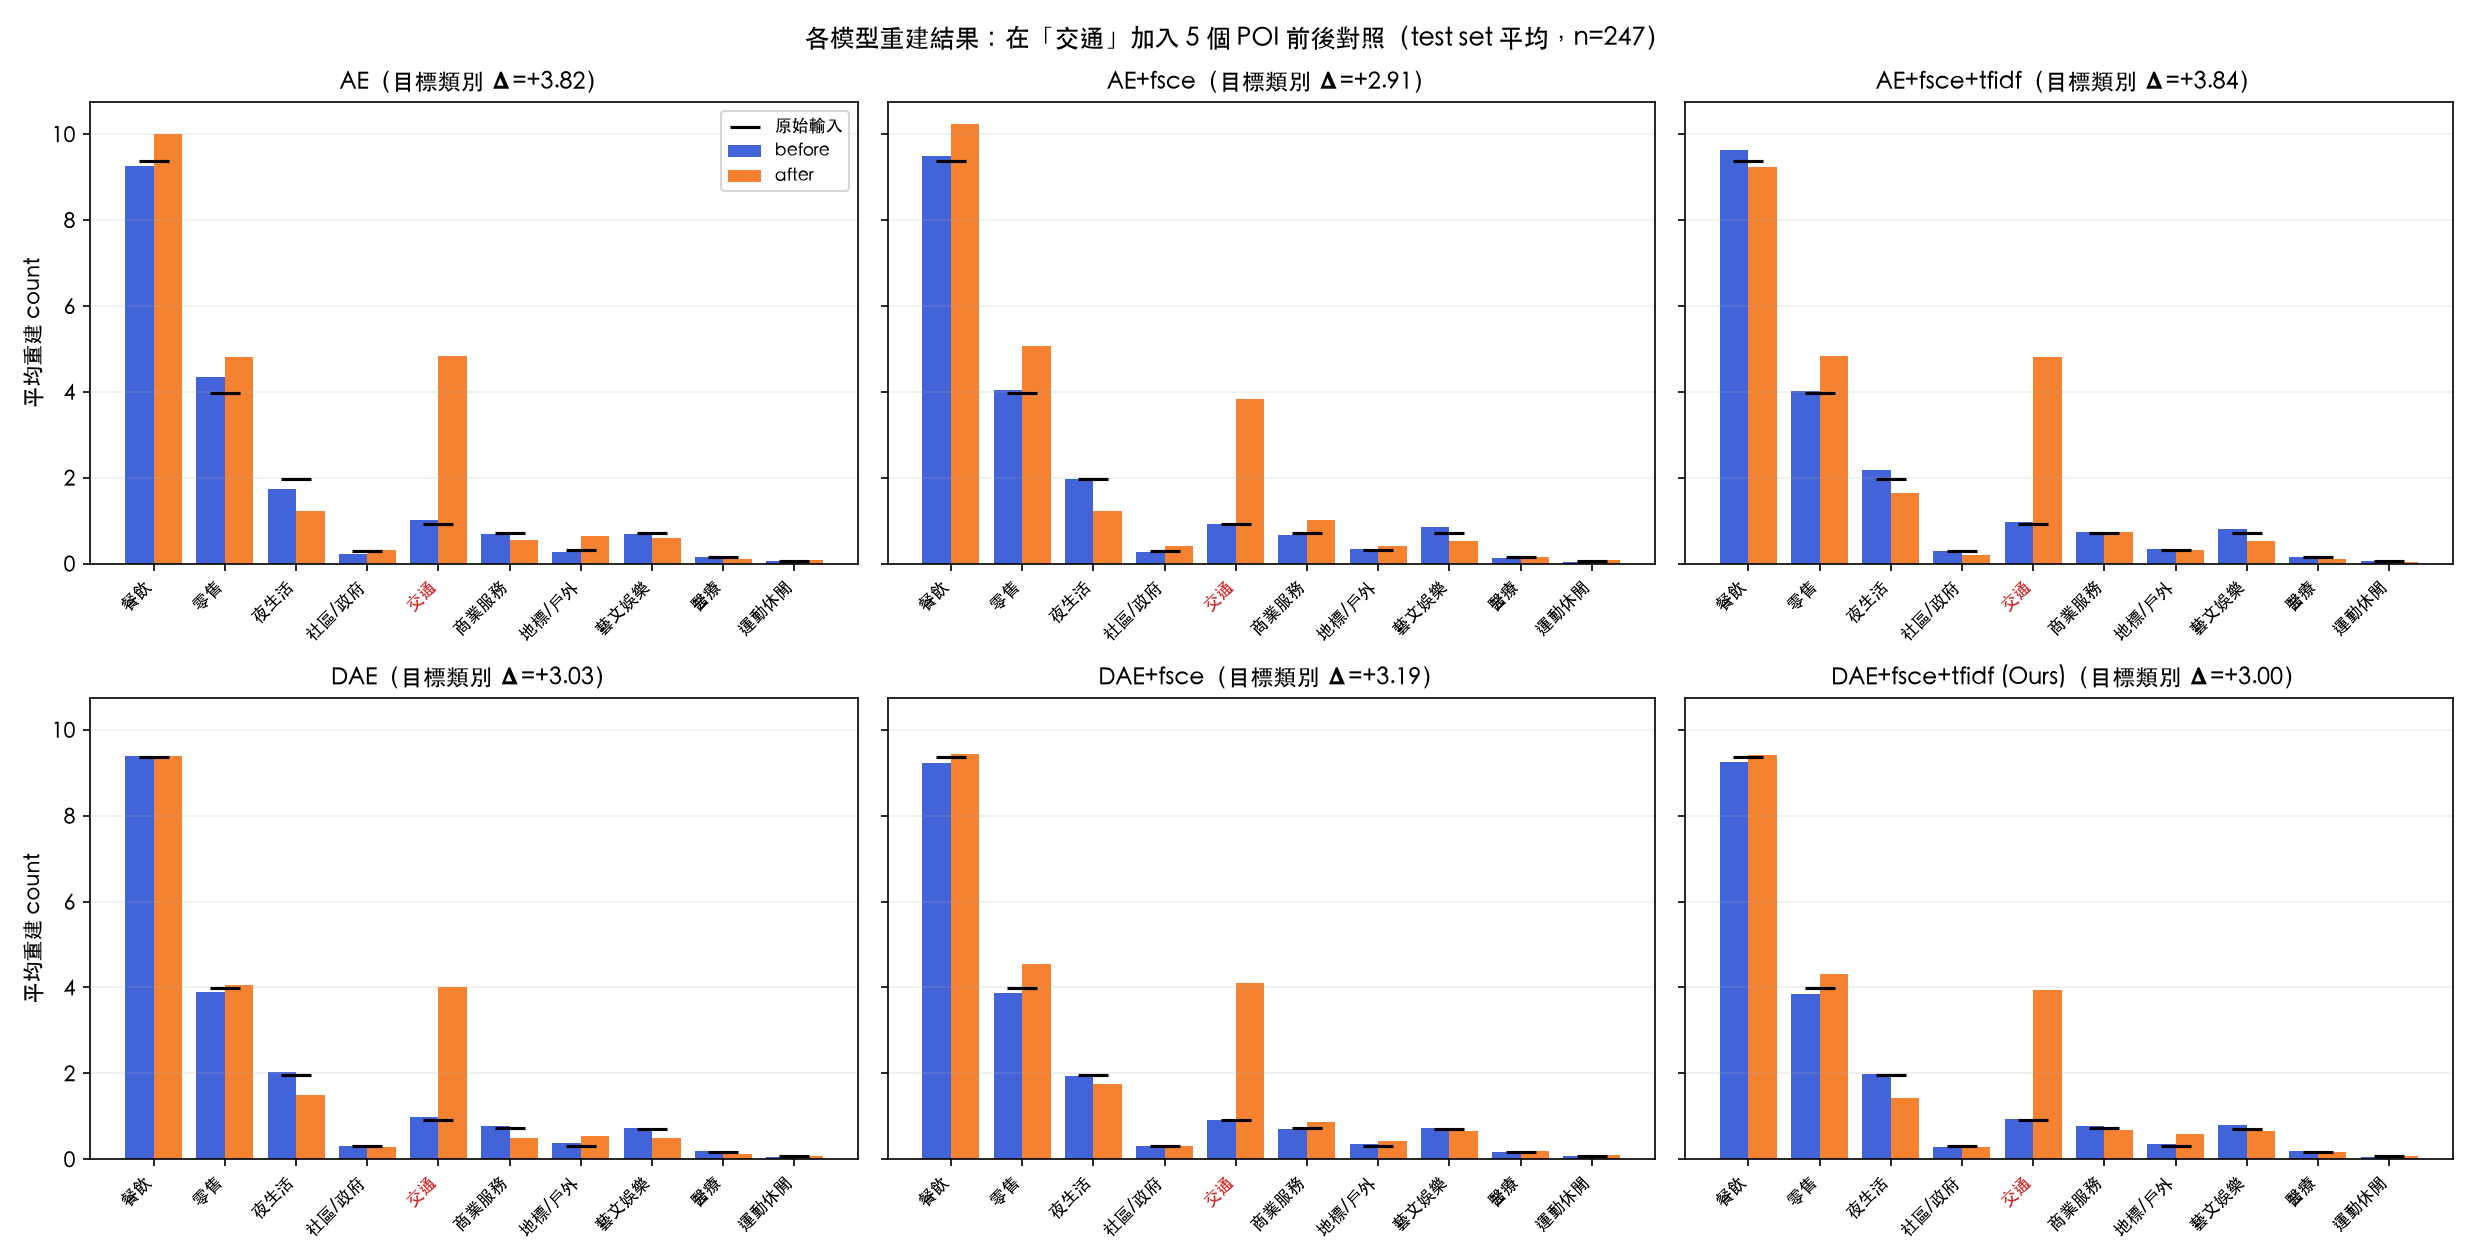

Write the Python code that produced this figure.
import os
import sys

import matplotlib.pyplot as plt
import torch

HERE = os.path.dirname(os.path.abspath(__file__))
ROOT = os.path.abspath(os.path.join(HERE, ".."))
sys.path.insert(0, ROOT)
sys.path.insert(0, HERE)   # 直接以模組名匯入，避開根目錄同名的 lab.py
from common.dataset import CAT_ZH, CATEGORIES, PATCHES, make_split  # noqa: E402
from run_mae import VAE, load_model  # noqa: E402
from model.v2_ddae_base.dataset import Patches  # noqa: E402

plt.rcParams['font.sans-serif'] = ['Heiti TC', 'PingFang TC', 'Arial Unicode MS']
plt.rcParams['axes.unicode_minus'] = False

weight_dir = 'model_weight'
model = {
    'ae.pt': 'AE',
    'ae_fsce.pt': 'AE+fsce',
    'ae_tfidf.pt': 'AE+fsce+tfidf',
    'dae.pt': 'DAE',
    'dae_fsce.pt': 'DAE+fsce',
    'dae_tfidf.pt': 'DAE+fsce+tfidf (Ours)'
}
category = 'Travel and Transportation'
amount = 5
SEED = 0

COLOR_BEFORE = "#4363d8"
COLOR_AFTER = "#f58231"


def rebuild(m, x, batch=256):
    """m：AE 或 VAE。x：(B, N_CAT) count tensor。回傳 (B, N_CAT) 重建的期望 count（decoder 輸出的 log_lam 取 exp，VAE 用 mu 不取樣）。"""
    outs = []
    with torch.no_grad():
        for i in range(0, len(x), batch):
            xb = x[i:i + batch]
            if isinstance(m, VAE):
                h = m.encoder(xb)
                outs.append(torch.exp(m.decoder(m.to_mu(h))))
            else:
                outs.append(torch.exp(m(xb)[1]))
    return torch.cat(outs)


def before_after(m, x, cat_idx, add):
    """m：AE 或 VAE。x：(B, N_CAT) count tensor。cat_idx：要加 POI 的類別索引。add：加入量。
    回傳 (before, after)，各為 (N_CAT,) 的平均重建 count；before 用原始 x，after 用第 cat_idx 類加了 add 個 POI 的 x。
    """
    x_shift = x.clone()
    x_shift[:, cat_idx] += add
    return rebuild(m, x).mean(0), rebuild(m, x_shift).mean(0)


def main():
    data = Patches(PATCHES)
    _, _, test_idx = make_split(data.lat, data.lon, seed=SEED)
    x_test = data.agg(test_idx)
    cat_idx = CATEGORIES.index(category)
    x_mean = x_test.mean(0)

    names = list(model.keys())
    ncols = 3
    nrows = (len(names) + ncols - 1) // ncols
    fig, axes = plt.subplots(nrows, ncols, figsize=(5.5 * ncols, 4.2 * nrows),
                             squeeze=False, sharey=True)

    xs = range(len(CAT_ZH))
    for ax, name in zip(axes.flat, names):
        m = load_model(os.path.join(ROOT, weight_dir, name))
        before, after = before_after(m, x_test, cat_idx, amount)
        ax.bar([i - 0.2 for i in xs], before.tolist(), width=0.4,
               label="before", color=COLOR_BEFORE)
        ax.bar([i + 0.2 for i in xs], after.tolist(), width=0.4,
               label="after", color=COLOR_AFTER)
        ax.scatter(list(xs), x_mean.tolist(), marker="_", s=200,
                   color="black", zorder=3, label="原始輸入")
        delta = (after[cat_idx] - before[cat_idx]).item()
        ax.set_title(f"{model[name]}（目標類別 Δ={delta:+.2f}）", fontsize=11)
        ax.set_xticks(list(xs))
        ax.set_xticklabels(CAT_ZH, rotation=45, ha="right", fontsize=8)
        ax.get_xticklabels()[cat_idx].set_color("#d62728")
        ax.grid(alpha=0.2, axis="y")

    for ax in axes.flat[len(names):]:
        ax.axis("off")
    for ax in axes[:, 0]:
        ax.set_ylabel("平均重建 count")
    axes.flat[0].legend(loc="upper right", fontsize=8)
    fig.suptitle(f"各模型重建結果：在「{CAT_ZH[cat_idx]}」加入 {amount} 個 POI 前後對照"
                 f"（test set 平均，n={len(x_test)}）")
    fig.tight_layout()

    out = os.path.join(os.path.dirname(os.path.abspath(__file__)),
                       "plot_before_and_after.png")
    fig.savefig(out, dpi=150)
    print(f"已存 {out}")


main()
